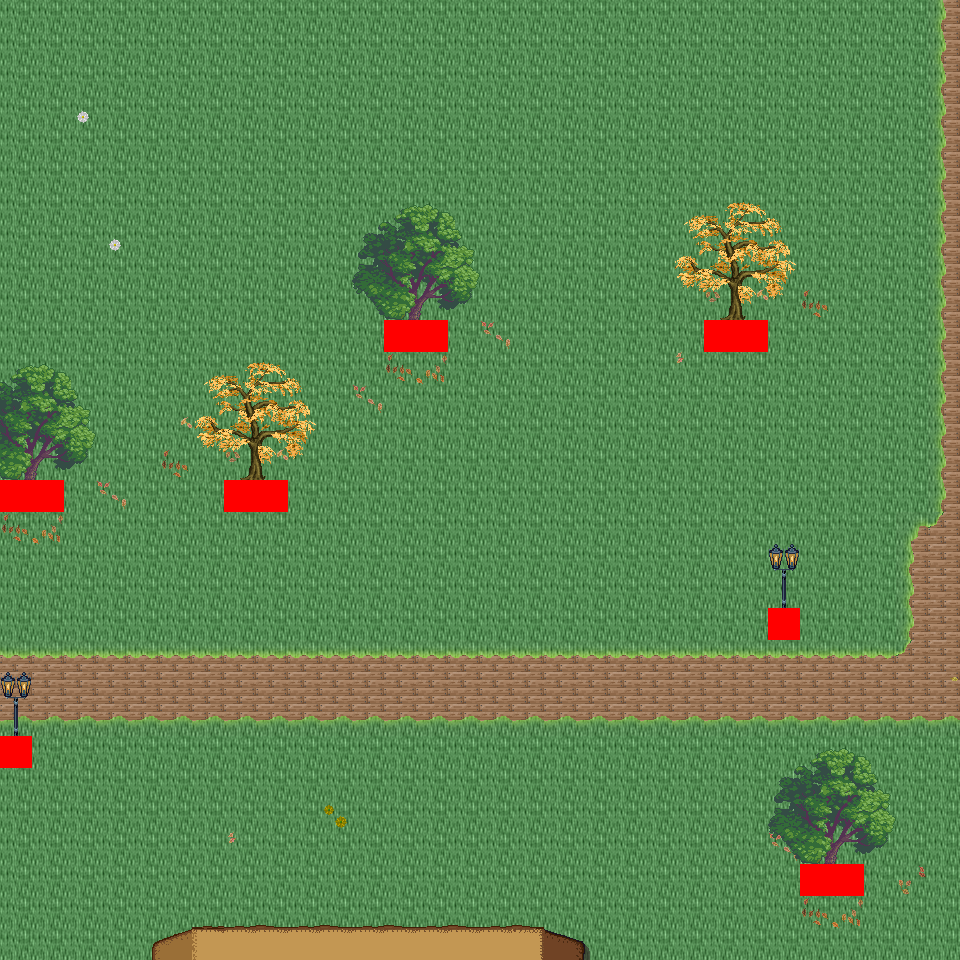

This is a level from a 2D game, rendered from its Tiled map with the project's own tilesets. A one-line summary and the map file follow, with tile-layer data summarised:
An orthogonal 30x30 tile map with 32x32 px tiles, 6 tile layers (Ground, Object, Object2, Above, ...), 45 tilesets and 5 objects (5x mapExit).

<map version="1.0" orientation="orthogonal" renderorder="right-down" width="30" height="30" tilewidth="32" tileheight="32" nextobjectid="6">
  <tileset firstgid="1" name="tileset_logic_collision" tilewidth="32" tileheight="32" tilecount="1" columns="1">
    <image source="../drawable/tileset_logic_collision.png" width="32" height="32" />
  </tileset>
  <tileset firstgid="2" name="tileset_ground_ground" tilewidth="32" tileheight="32" tilecount="33" columns="3">
    <image source="../drawable/tileset_ground_ground.png" width="96" height="352" />
  </tileset>
  <tileset firstgid="35" name="tileset_building_castle" tilewidth="32" tileheight="32" tilecount="320" columns="20">
    <image source="../drawable/tileset_building_castle.png" width="640" height="512" />
  </tileset>
  <tileset firstgid="355" name="tileset_item_weapon_cannon" tilewidth="32" tileheight="32" tilecount="12" columns="3">
    <image source="../drawable/tileset_item_weapon_cannon.png" width="96" height="128" />
  </tileset>
  <tileset firstgid="367" name="tileset_item_pot_barrels_1" tilewidth="32" tileheight="32" tilecount="8" columns="4">
    <image source="../drawable/tileset_item_pot_barrels_1.png" width="128" height="64" />
  </tileset>
  <tileset firstgid="375" name="tileset_ground_grass_edges" tilewidth="32" tileheight="32" tilecount="36" columns="12">
    <image source="../drawable/tileset_ground_grass_edges.png" width="384" height="96" />
  </tileset>
  <tileset firstgid="411" name="tileset_ground_grass_corners" tilewidth="32" tileheight="32" tilecount="24" columns="6">
    <image source="../drawable/tileset_ground_grass_corners.png" width="192" height="128" />
  </tileset>
  <tileset firstgid="435" name="tileset_plant_vine" tilewidth="32" tileheight="32" tilecount="3" columns="1">
    <image source="../drawable/tileset_plant_vine.png" width="32" height="96" />
  </tileset>
  <tileset firstgid="438" name="tileset_ground_water_pool" tilewidth="32" tileheight="32" tilecount="72" columns="3">
    <image source="../drawable/tileset_ground_water_pool.png" width="96" height="768" />
  </tileset>
  <tileset firstgid="510" name="tileset_ground_earth_edges" tilewidth="32" tileheight="32" tilecount="18" columns="6">
    <image source="../drawable/tileset_ground_earth_edges.png" width="192" height="96" />
  </tileset>
  <tileset firstgid="528" name="tileset_building_decoration_chimney" tilewidth="32" tileheight="32" tilecount="2" columns="1">
    <image source="../drawable/tileset_building_decoration_chimney.png" width="32" height="64" />
  </tileset>
  <tileset firstgid="530" name="tileset_building_decoration_chimney_big" tilewidth="32" tileheight="32" tilecount="2" columns="1">
    <image source="../drawable/tileset_building_decoration_chimney_big.png" width="32" height="64" />
  </tileset>
  <tileset firstgid="532" name="tileset_plant_tree_fall_trees" tilewidth="32" tileheight="32" tilecount="40" columns="8">
    <image source="../drawable/tileset_plant_tree_fall_trees.png" width="256" height="160" />
  </tileset>
  <tileset firstgid="572" name="tileset_plant_tree_chestnut_tree" tilewidth="32" tileheight="32" tilecount="20" columns="4">
    <image source="../drawable/tileset_plant_tree_chestnut_tree.png" width="128" height="160" />
  </tileset>
  <tileset firstgid="592" name="tileset_plant_bush_hedge" tilewidth="32" tileheight="32" tilecount="35" columns="5">
    <image source="../drawable/tileset_plant_bush_hedge.png" width="160" height="224" />
  </tileset>
  <tileset firstgid="627" name="tileset_item_statue_gazingball_statue" tilewidth="32" tileheight="32" tilecount="12" columns="3">
    <image source="../drawable/tileset_item_statue_gazingball_statue.png" width="96" height="128" />
  </tileset>
  <tileset firstgid="639" name="tileset_plant_flower_red_blue_clusters" tilewidth="32" tileheight="32" tilecount="4" columns="1">
    <image source="../drawable/tileset_plant_flower_red_blue_clusters.png" width="32" height="128" />
  </tileset>
  <tileset firstgid="643" name="tileset_ground_cobbled_paving" tilewidth="32" tileheight="32" tilecount="1" columns="1">
    <image source="../drawable/tileset_ground_cobbled_paving.png" width="32" height="32" />
  </tileset>
  <tileset firstgid="644" name="tileset_furniture_light_lamp_blue" tilewidth="32" tileheight="32" tilecount="3" columns="1">
    <image source="../drawable/tileset_furniture_light_lamp_blue.png" width="32" height="96" />
  </tileset>
  <tileset firstgid="647" name="tileset_light_dim_light_7x5" tilewidth="32" tileheight="32" tilecount="35" columns="7">
    <image source="../drawable/tileset_light_dim_light_7x5.png" width="224" height="160" />
  </tileset>
  <tileset firstgid="682" name="tileset_light_light_5x5" tilewidth="32" tileheight="32" tilecount="25" columns="5">
    <image source="../drawable/tileset_light_light_5x5.png" width="160" height="160" />
  </tileset>
  <tileset firstgid="707" name="tileset_plant_leaves" tilewidth="32" tileheight="32" tilecount="8" columns="4">
    <image source="../drawable/tileset_plant_leaves.png" width="128" height="64" />
  </tileset>
  <tileset firstgid="715" name="tileset_plant_flower_flowers_mixed" tilewidth="32" tileheight="32" tilecount="16" columns="4">
    <image source="../drawable/tileset_plant_flower_flowers_mixed.png" width="128" height="128" />
  </tileset>
  <tileset firstgid="731" name="tileset_plant_bush_large_green" tilewidth="32" tileheight="32" tilecount="9" columns="3">
    <image source="../drawable/tileset_plant_bush_large_green.png" width="96" height="96" />
  </tileset>
  <tileset firstgid="740" name="tileset_plant_bush_hosta" tilewidth="32" tileheight="32" tilecount="9" columns="3">
    <image source="../drawable/tileset_plant_bush_hosta.png" width="96" height="96" />
  </tileset>
  <tileset firstgid="749" name="tileset_item_statue_fairypool" tilewidth="32" tileheight="32" tilecount="16" columns="2">
    <image source="../drawable/tileset_item_statue_fairypool.png" width="64" height="256" />
  </tileset>
  <tileset firstgid="765" name="tileset_item_statue_grey_stone" tilewidth="32" tileheight="32" tilecount="4" columns="2">
    <image source="../drawable/tileset_item_statue_grey_stone.png" width="64" height="64" />
  </tileset>
  <tileset firstgid="769" name="tileset_item_statue_plants_potted_stone" tilewidth="32" tileheight="32" tilecount="6" columns="3">
    <image source="../drawable/tileset_item_statue_plants_potted_stone.png" width="96" height="64" />
  </tileset>
  <tileset firstgid="775" name="tileset_plant_flower_daisy_blue" tilewidth="32" tileheight="32" tilecount="8" columns="2">
    <image source="../drawable/tileset_plant_flower_daisy_blue.png" width="64" height="128" />
  </tileset>
  <tileset firstgid="783" name="tileset_plant_flower_daisy_red" tilewidth="32" tileheight="32" tilecount="8" columns="2">
    <image source="../drawable/tileset_plant_flower_daisy_red.png" width="64" height="128" />
  </tileset>
  <tileset firstgid="791" name="tileset_plant_flower_daisy_white" tilewidth="32" tileheight="32" tilecount="8" columns="2">
    <image source="../drawable/tileset_plant_flower_daisy_white.png" width="64" height="128" />
  </tileset>
  <tileset firstgid="799" name="tileset_plant_flower_daisy_yellow" tilewidth="32" tileheight="32" tilecount="8" columns="2">
    <image source="../drawable/tileset_plant_flower_daisy_yellow.png" width="64" height="128" />
  </tileset>
  <tileset firstgid="807" name="tileset_furniture_chair_bench_white" tilewidth="32" tileheight="32" tilecount="8" columns="2">
    <image source="../drawable/tileset_furniture_chair_bench_white.png" width="64" height="128" />
  </tileset>
  <tileset firstgid="815" name="tileset_plant_bush_bricked_bushes" tilewidth="32" tileheight="32" tilecount="6" columns="2">
    <image source="../drawable/tileset_plant_bush_bricked_bushes.png" width="64" height="96" />
  </tileset>
  <tileset firstgid="821" name="tileset_plant_stump_small_stump" tilewidth="32" tileheight="32" tilecount="4" columns="2">
    <image source="../drawable/tileset_plant_stump_small_stump.png" width="64" height="64" />
  </tileset>
  <tileset firstgid="825" name="tileset_item_firewood" tilewidth="32" tileheight="32" tilecount="12" columns="3">
    <image source="../drawable/tileset_item_firewood.png" width="96" height="128" />
  </tileset>
  <tileset firstgid="837" name="tileset_item_campfires" tilewidth="32" tileheight="32" tilecount="2" columns="2">
    <image source="../drawable/tileset_item_campfires.png" width="64" height="32" />
  </tileset>
  <tileset firstgid="839" name="tileset_building_wall_int_sandstone" tilewidth="32" tileheight="32" tilecount="15" columns="3">
    <image source="../drawable/tileset_building_wall_int_sandstone.png" width="96" height="160" />
  </tileset>
  <tileset firstgid="854" name="tileset_logic_creature_rodent" tilewidth="32" tileheight="32" tilecount="8" columns="8">
    <image source="../drawable/tileset_logic_creature_rodent.png" width="256" height="32" />
  </tileset>
  <tileset firstgid="862" name="tileset_ground_ground_3" tilewidth="32" tileheight="32" tilecount="5" columns="5">
    <image source="../drawable/tileset_ground_ground_3.png" width="160" height="32" />
  </tileset>
  <tileset firstgid="867" name="tileset_building_cottage" tilewidth="32" tileheight="32" tilecount="256" columns="16">
    <image source="../drawable/tileset_building_cottage.png" width="512" height="512" />
  </tileset>
  <tileset firstgid="1123" name="tileset_building_roof_thatched_roof" tilewidth="32" tileheight="32" tilecount="256" columns="16">
    <image source="../drawable/tileset_building_roof_thatched_roof.png" width="512" height="512" />
  </tileset>
  <tileset firstgid="1379" name="tileset_building_door_doors" tilewidth="32" tileheight="32" tilecount="256" columns="16">
    <image source="../drawable/tileset_building_door_doors.png" width="512" height="512" />
  </tileset>
  <tileset firstgid="1635" name="tileset_building_window_windows" tilewidth="32" tileheight="32" tilecount="256" columns="16">
    <image source="../drawable/tileset_building_window_windows.png" width="512" height="512" />
  </tileset>
  <tileset firstgid="1891" name="tileset_logic_portal" tilewidth="32" tileheight="32" tilecount="24" columns="8">
    <image source="../drawable/tileset_logic_portal.png" width="256" height="96" />
  </tileset>
  <layer name="Ground" width="30" height="30">
    <data>[900 cells, 900 non-empty, 2 distinct tile ids]</data>
  </layer>
  <layer name="Object" width="30" height="30">
    <data>[900 cells, 95 non-empty, 12 distinct tile ids]</data>
  </layer>
  <layer name="Object2" width="30" height="30">
    <data>[900 cells, 31 non-empty, 8 distinct tile ids]</data>
  </layer>
  <layer name="Above" width="30" height="30">
    <data>[900 cells, 95 non-empty, 41 distinct tile ids]</data>
  </layer>
  <layer name="Above2" width="30" height="30">
    <data>[900 cells, 11 non-empty, 2 distinct tile ids]</data>
  </layer>
  <layer name="Walkable" width="30" height="30">
    <data>[900 cells, 12 non-empty, 1 distinct tile ids]</data>
  </layer>
  <objectgroup name="MapEvents">
    <object id="1" name="south" type="mapExit" x="0" y="928" width="960" height="32">
      <properties>
        <property name="map" value="level_0_x18_y60" />
        <property name="x" value="0" />
        <property name="y" value="1" />
      </properties>
    </object>
    <object id="2" name="west" type="mapExit" x="0" y="0" width="32" height="480">
      <properties>
        <property name="map" value="level_0_x17_y59" />
        <property name="x" value="28" />
        <property name="y" value="0" />
      </properties>
    </object>
    <object id="3" name="west2" type="mapExit" x="0" y="512" width="32" height="224">
      <properties>
        <property name="map" value="level_0_x17_y59" />
        <property name="x" value="28" />
        <property name="y" value="16" />
      </properties>
    </object>
    <object id="4" name="west3" type="mapExit" x="0" y="768" width="32" height="192">
      <properties>
        <property name="map" value="level_0_x17_y59" />
        <property name="x" value="28" />
        <property name="y" value="24" />
      </properties>
    </object>
    <object id="5" name="east" type="mapExit" x="928" y="0" width="32" height="960">
      <properties>
        <property name="map" value="level_0_x19_y59" />
        <property name="x" value="1" />
        <property name="y" value="0" />
      </properties>
    </object>
  </objectgroup>
</map>
